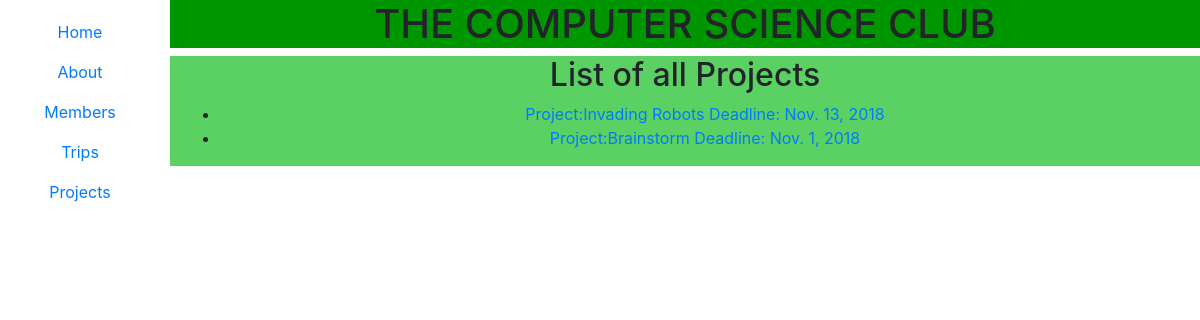
Page /project on the earlier database version.
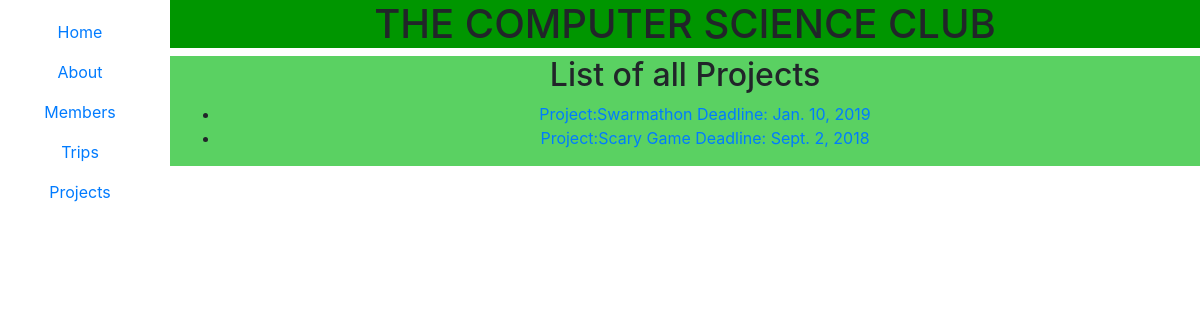
Same page on the later database version.
### cs_app/models.py (models this page shows)
class Project(models.Model):
    project_id=models.AutoField(primary_key=True)
    image=models.CharField(max_length=255)
    date = models.DateField()
    title=models.CharField(max_length=50)
    description=models.CharField(max_length=255)

### cs_app/views.py (the view)
# urls.py: path('project', ProjectListView.as_view(), name='projectlist'),
class ProjectListView(generic.ListView):
	model=Project
	template_name = 'project_list.html'

### cs_app/templates/project_list.html (shortened to what this page needs)
<!DOCTYPE html>
<html>
<head>
  <link href="https://stackpath.bootstrapcdn.com/bootstrap/4.1.3/css/bootstrap.min.css" rel="stylesheet">
</head>
<body>
  <div class="sidemenu" align="center">
    <p><a href="{%url 'home' %}">Home</a></p>
    <p><a href="{%url 'about' %}">About</a></p>
    <p><a href="{%url 'memberslist' %}">Members</a></p>
    <p><a href="{%url 'tripslist' %}">Trips</a></p>
    <p><a href="{%url 'projectlist' %}">Projects</a></p>
  </div>
  <div class="main_content titles" align="center">
    <h1>THE COMPUTER SCIENCE CLUB</h1>
  </div>
  <div class="main_content bodies" align="center">
    <div class="row">
      <div class="col">
        <h2>List of all Projects</h2>
        <ul>
        {% for project_obj in object_list %}
          <li><a href="{% url 'project' project_obj.pk %}">
          Project:{{ project_obj.title }} Deadline: {{ project_obj.date }}</a></li>
        {% endfor %}
      </ul>
      </div>
  </div>
</body>
</html>

### cs_app/templates/project_list.html (style rules this page uses)
.sidemenu { height: 100%; width: 160px; position: fixed; z-index: 1; top: 0; left: 0; overflow-x: hidden; padding-top: 20px; }
.main_content { margin-left: 170px; padding: 0px 10px; }
.bodies { background-color: #5AD162; }
.titles { background-color: #009600; }

Differences in the rows shown:
removed Project: title "Invading Robots", date "Nov. 13, 2018"
removed Project: title "Brainstorm", date "Nov. 1, 2018"
added Project: title "Swarmathon", date "Jan. 10, 2019"
added Project: title "Scary Game", date "Sept. 2, 2018"
